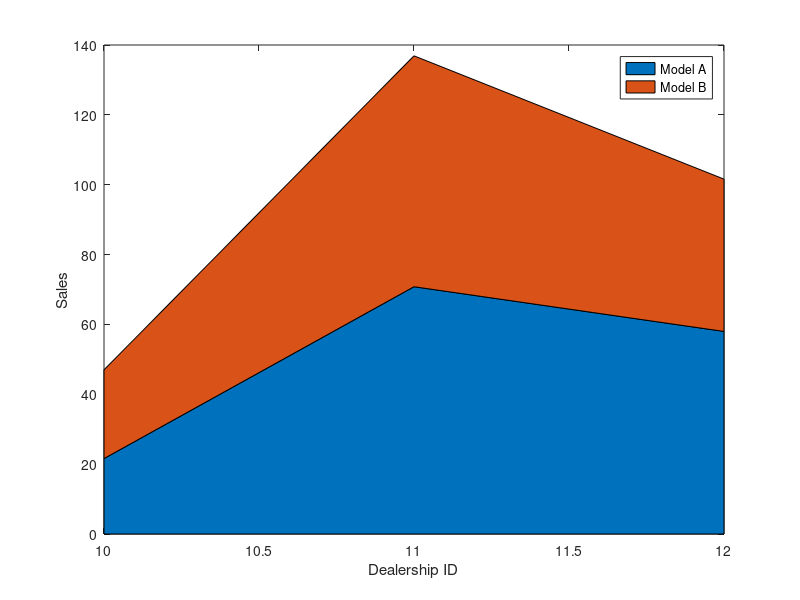

Write MATLAB code to recreate this figure. (Note: this script raises an error after producing the figure.)
x = [10 11 12];
Y = [21.6 25.4; 70.8 66.1; 58.0 43.6];
area(x,Y)
xlabel('Dealership ID')
ylabel('Sales')
legend({'Model A','Model B'});
ax = gca; % current axes
ax.XTick = x;
